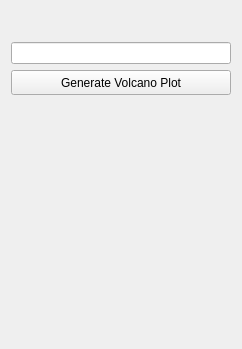
<?xml version="1.0" encoding="UTF-8"?>
<ui version="4.0">
 <class>BiomarkerVolcanoPlotControls</class>
 <widget class="QWidget" name="BiomarkerVolcanoPlotControls">
  <property name="geometry">
   <rect>
    <x>0</x>
    <y>0</y>
    <width>242</width>
    <height>349</height>
   </rect>
  </property>
  <property name="minimumSize">
   <size>
    <width>0</width>
    <height>0</height>
   </size>
  </property>
  <property name="windowTitle">
   <string>QmitkTemplate</string>
  </property>
  <layout class="QVBoxLayout" name="verticalLayout">
   <item>
    <widget class="QmitkMultiNodeSelectionWidget" name="Images" native="true">
     <property name="minimumSize">
      <size>
       <width>200</width>
       <height>25</height>
      </size>
     </property>
     <property name="maximumSize">
      <size>
       <width>16777215</width>
       <height>150</height>
      </size>
     </property>
    </widget>
   </item>
   <item>
    <widget class="QLineEdit" name="Args"/>
   </item>
   <item>
    <widget class="QPushButton" name="GenerateBtn">
     <property name="minimumSize">
      <size>
       <width>200</width>
       <height>25</height>
      </size>
     </property>
     <property name="maximumSize">
      <size>
       <width>16777215</width>
       <height>25</height>
      </size>
     </property>
     <property name="text">
      <string>Generate Volcano Plot</string>
     </property>
    </widget>
   </item>
   <item>
    <spacer name="verticalSpacer">
     <property name="orientation">
      <enum>Qt::Vertical</enum>
     </property>
     <property name="sizeHint" stdset="0">
      <size>
       <width>20</width>
       <height>40</height>
      </size>
     </property>
    </spacer>
   </item>
  </layout>
 </widget>
 <layoutdefault spacing="6" margin="11"/>
 <customwidgets>
  <customwidget>
   <class>QmitkMultiNodeSelectionWidget</class>
   <extends>QWidget</extends>
   <header location="global">QmitkMultiNodeSelectionWidget.h</header>
   <container>1</container>
  </customwidget>
 </customwidgets>
 <resources/>
 <connections/>
</ui>
